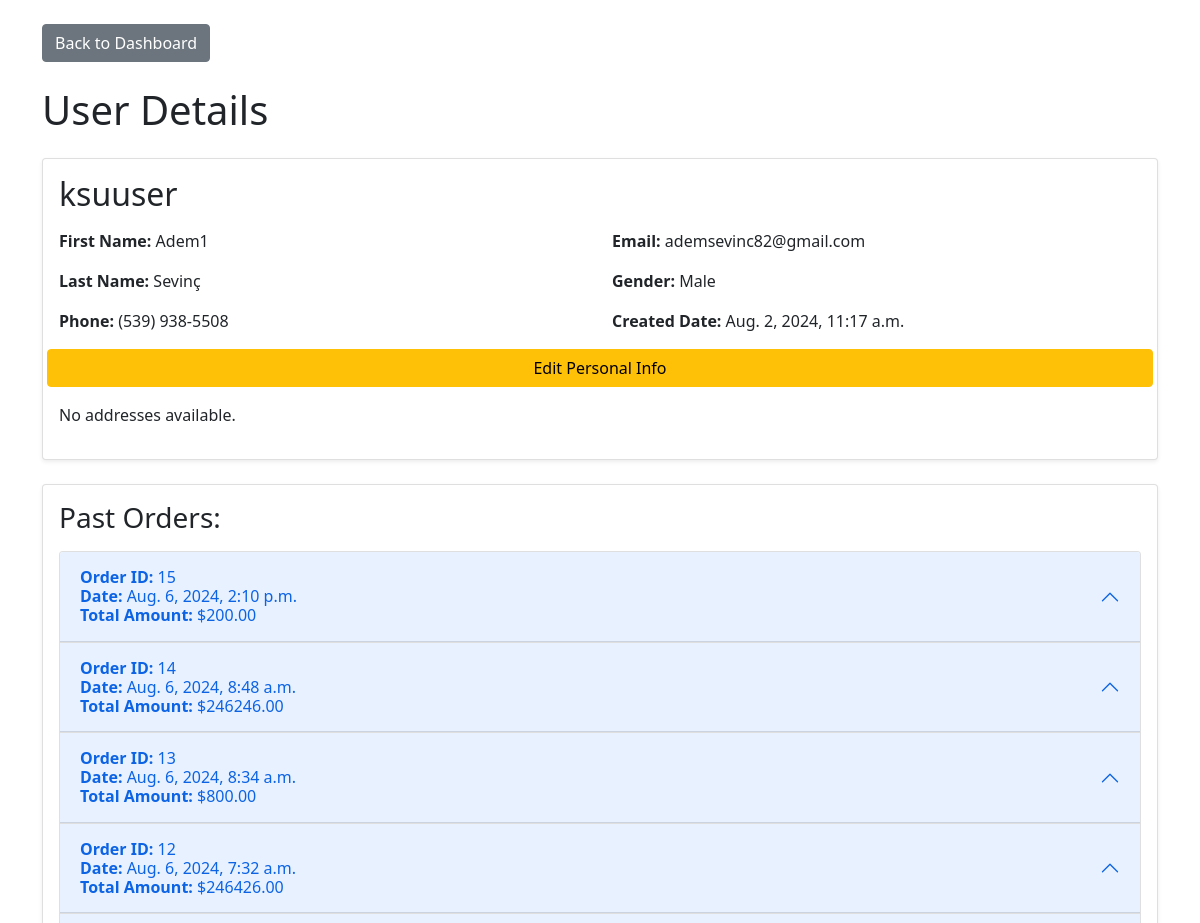
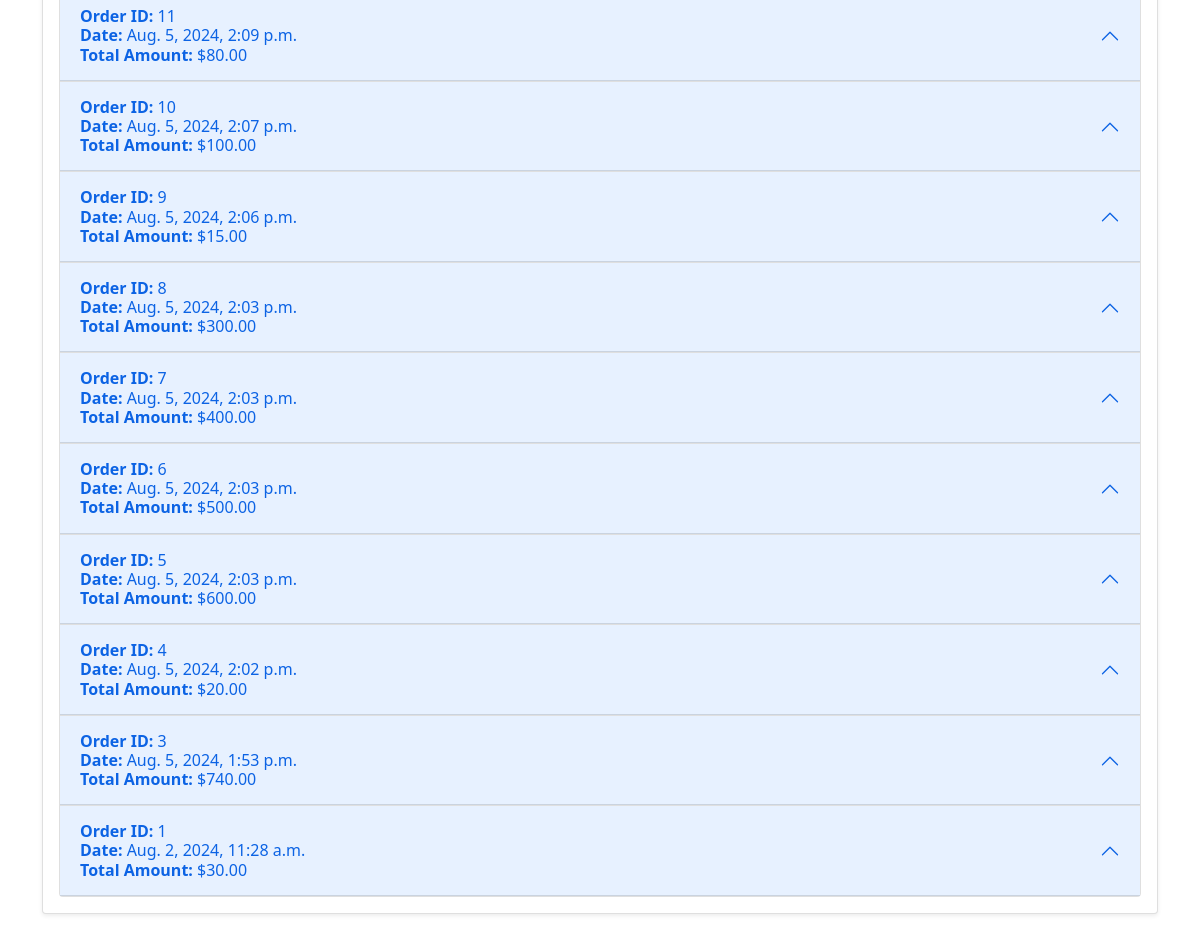
Page /user/1/ (signed in) on the committed database (2 pictures, top to bottom).
### waterproject/models.py (models this page shows, shortened)
class PersonalInfo(models.Model):
    user = models.OneToOneField(settings.AUTH_USER_MODEL, on_delete=models.CASCADE, related_name='personalinfo')
    name = models.CharField(max_length=100, blank=True, null=True)
    surname = models.CharField(max_length=100, blank=True, null=True)
    email = models.EmailField(max_length=254, blank=True, null=True)
    phone = models.CharField(
        max_length=11,  #
        blank=True,
        null=False,
        validators=[
            RegexValidator(
                regex=r'^05\d{9}$',
                code='invalid_phone'
            )
        ]
    )
    gender = models.CharField(max_length=10, blank=True, null=True,
                              choices=[('Male', 'Male'), ('Female', 'Female'), ('Other', 'Other')])

class Order(models.Model):
    STATUS_CHOICES = [
        ('completed', 'Completed'),
        ('pending', 'Pending'),
    ]
    user = models.ForeignKey(User, on_delete=models.CASCADE)
    total_price = models.DecimalField(max_digits=10, decimal_places=2)
    created_at = models.DateTimeField(default=timezone.now)
    order_number = models.PositiveIntegerField(null=True, blank=True)
    status = models.CharField(max_length=10, choices=STATUS_CHOICES, default='pending')

### waterproject/views.py (the view)
    def _wrapped_view(request, *args, **kwargs):
        if request.user.is_staff or request.user.is_superuser:
            return view_func(request, *args, **kwargs)
        else:
            return HttpResponseForbidden("You do not have permission to access this page.")

### waterproject/views.py (called while the page is built)
def staff_or_admin_required(view_func):
    def _wrapped_view(request, *args, **kwargs):
        if request.user.is_staff or request.user.is_superuser:
            return view_func(request, *args, **kwargs)
        else:
            return HttpResponseForbidden("You do not have permission to access this page.")
    return _wrapped_view

@staff_or_admin_required
def user_detail(request, user_id):
    user = get_object_or_404(User, id=user_id)
    personal_info = get_object_or_404(PersonalInfo, user=user)
    address = Address.objects.filter(user=user)
    orders = Order.objects.filter(user=user).order_by('-created_at')
    user_role = 'superuser' if request.user.is_superuser else 'staff'
    return render(request, 'user_detail.html', {
        'user': user,
        'personal_info': personal_info,
        'orders': orders,
        'address': address,
        'user_role': user_role
    })

### waterproject/templates/user_detail.html (shortened to what this page needs)
{% load static %}
<link href="https://cdn.jsdelivr.net/npm/bootstrap@5.0.2/dist/css/bootstrap.min.css" rel="stylesheet"
>
<div class="container mt-4">
    <a href="#" id="backButton" class="btn btn-secondary mb-4">Back to Dashboard</a>
    <h1 class="mb-4">User Details</h1>
    <div class="card mb-4 shadow-sm">
        <div class="card-body">
            <h2 class="card-title mb-3">{{ user.username }}</h2>
            <div class="row mb-3">
                <div class="col-md-6">
                    <p><strong>First Name:</strong> {{ personal_info.name }}</p>
                    <p><strong>Last Name:</strong> {{ personal_info.surname }}</p>
                    <p><strong>Phone:</strong> {{ personal_info.phone }}</p>
                </div>
                <div class="col-md-6">
                    <p><strong>Email:</strong> {{ user.email }}</p>
                    <p><strong>Gender:</strong> {{ personal_info.gender }}</p>
                    <p><strong>Created Date:</strong> {{ user.date_joined }}</p>
                </div>
                <a href="{% url 'edit_personal_info' user.id %}" class="btn btn-warning">Edit Personal Info</a>
            </div>
            {% if address %}
                <h3 class="mb-3">Addresses:</h3>
                <div class="row row-cols-1 row-cols-md-2 row-cols-lg-4 g-4">
                    {% for address in address %}
                        <div class="col">
                            <div class="card h-100">
                                <div class="card-body">
                                    <p><strong>Country:</strong> {{ address.country }}</p>
                                    <p><strong>City:</strong> {{ address.city }}</p>
                                    <p><strong>District:</strong> {{ address.district }}</p>
                                    <p><strong>Neighborhood:</strong> {{ address.neighborhood }}</p>
                                    <p><strong>Street:</strong> {{ address.street }}</p>
                                    <p><strong>Building Number:</strong> {{ address.building_number }}</p>
                                    <p><strong>Floor:</strong> {{ address.floor }}</p>
                                    <p><strong>Postal Code:</strong> {{ address.postal_code }}</p>
                                </div>
                                <div class="card-footer">
                                    <a href="{% url 'edit_address' user.id address.id %}" class="btn btn-primary">Edit
                                        Address</a>
                                </div>
                            </div>
                        </div>
                    {% endfor %}
                </div>
            {% else %}
                <p>No addresses available.</p>
            {% endif %}
        </div>
    </div>
    <div class="card mb-4 shadow-sm">
        <div class="card-body">
            <h3 class="mb-3">Past Orders:</h3>
            {% if orders %}
                <div class="accordion" id="ordersAccordion">
                    {% for order in orders %}
                        <div class="accordion-item">
                            <h2 class="accordion-header" id="heading{{ order.id }}">
                                <button class="accordion-button" type="button" data-bs-toggle="collapse"
                                        data-bs-target="#collapse{{ order.id }}" aria-expanded="true"
                                        aria-controls="collapse{{ order.id }}">
                                    <div class="d-flex justify-content-between w-100">
                                        <div>
                                            <p class="mb-0"><strong>Order ID:</strong> {{ order.order_number }}</p>
                                            <p class="mb-0"><strong>Date:</strong> {{ order.created_at }}</p>
                                            <p class="mb-0"><strong>Total Amount:</strong> ${{ order.total_price }}</p>
                                        </div>
                                    </div>
                                </button>
                            </h2>
                        </div>
                    {% endfor %}
                </div>
            {% else %}
                <p>No orders found.</p>
            {% endif %}
        </div>
    </div>
</div>

### rows in the picture
PersonalInfo: name "Adem1", surname "Sevinç", phone "(539) 938-5508", gender "Male"
Order: order_number "15", created_at "Aug. 6, 2024, 2:10 p.m.", total_price "200.00"
Order: order_number "14", created_at "Aug. 6, 2024, 8:48 a.m.", total_price "246246.00"
Order: order_number "13", created_at "Aug. 6, 2024, 8:34 a.m.", total_price "800.00"
Order: order_number "12", created_at "Aug. 6, 2024, 7:32 a.m.", total_price "246426.00"
Order: order_number "11", created_at "Aug. 5, 2024, 2:09 p.m.", total_price "80.00"
Order: order_number "10", created_at "Aug. 5, 2024, 2:07 p.m.", total_price "100.00"
Order: order_number "9", created_at "Aug. 5, 2024, 2:06 p.m.", total_price "15.00"
Order: order_number "8", created_at "Aug. 5, 2024, 2:03 p.m.", total_price "300.00"
Order: order_number "7", created_at "Aug. 5, 2024, 2:03 p.m.", total_price "400.00"
Order: order_number "6", created_at "Aug. 5, 2024, 2:03 p.m.", total_price "500.00"
Order: order_number "5", created_at "Aug. 5, 2024, 2:03 p.m.", total_price "600.00"
Order: order_number "4", created_at "Aug. 5, 2024, 2:02 p.m.", total_price "20.00"
Order: order_number "3", created_at "Aug. 5, 2024, 1:53 p.m.", total_price "740.00"
Order: order_number "1", created_at "Aug. 2, 2024, 11:28 a.m.", total_price "30.00"

### other values in the picture
{{ user.username }} "ksuuser"
{{ user.email }} "ademsevinc82@gmail.com"
{{ user.date_joined }} "Aug. 2, 2024, 11:17 a.m."
